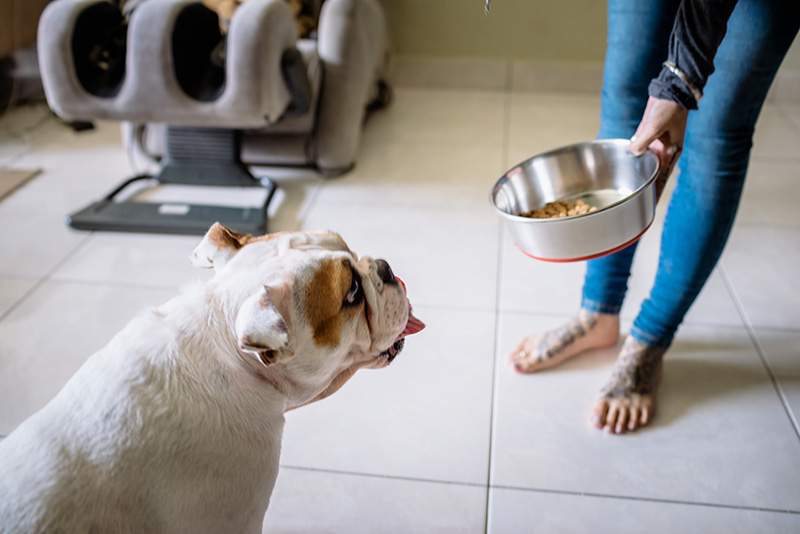
#> input picture models/sam/notebooks/images/dog.jpg, 800 x 534 px
$ python -i image_io.py   (imports and definitions only)
#> lines starting #> are read from the running program, lines starting #| are printed output that depends on the picture
"""Image loading helpers for metrics."""

from __future__ import annotations

from pathlib import Path
from typing import Union

import cv2
import numpy as np

PathLike = Union[str, Path]
ImageInput = Union[PathLike, np.ndarray]


def to_rgb01(image: np.ndarray) -> np.ndarray:
    if image.ndim == 2:
        image = cv2.cvtColor(image, cv2.COLOR_GRAY2RGB)
    elif image.ndim == 3 and image.shape[2] == 4:
        image = image[:, :, :3]
    elif image.ndim != 3 or image.shape[2] < 3:
        raise ValueError(f"Expected HxWxC image, got shape={image.shape}")

    image = image[:, :, :3]
    if image.dtype == np.uint8:
        return image.astype(np.float32) / 255.0

    image = image.astype(np.float32)
    if image.size and image.max() > 1.0:
        image = image / 255.0
    return np.clip(image, 0.0, 1.0)


def load_image(path: PathLike) -> np.ndarray:
    image = cv2.imread(str(path), cv2.IMREAD_UNCHANGED)
#> image is the input picture: shape (534, 800, 3); mean B, G, R 148.1, 148.7, 150.6
    if image is None:
        raise FileNotFoundError(f"Cannot read image: {path}")
    if image.ndim == 3:
        if image.shape[2] == 4:
            image = cv2.cvtColor(image, cv2.COLOR_BGRA2RGBA)
        else:
            image = cv2.cvtColor(image[:, :, :3], cv2.COLOR_BGR2RGB)
    return to_rgb01(image)
#> in to_rgb01, `return image.astype(np.float32) / 255.0`:
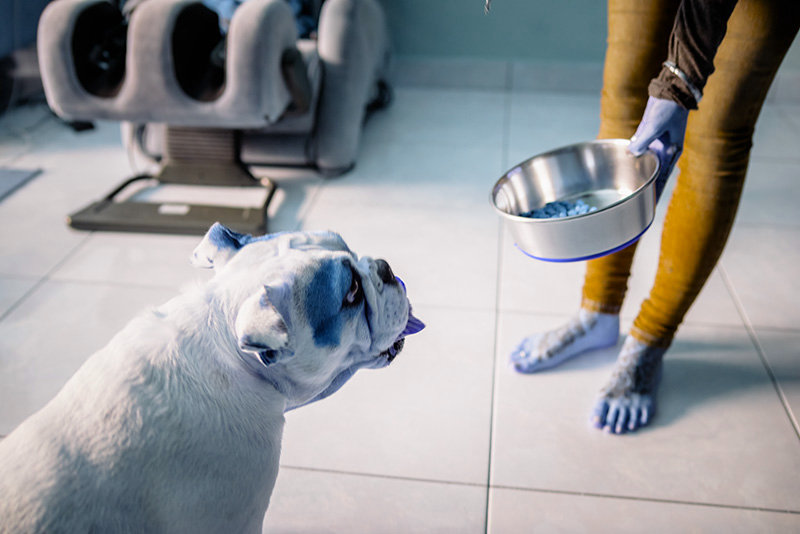
#> returned value: shape (534, 800, 3) float32; mean of channels 0, 1, 2 0.59, 0.583, 0.581; drawn as B, G, R


def load_mask(path: PathLike, threshold: float = 0.5) -> np.ndarray:
    mask = cv2.imread(str(path), cv2.IMREAD_GRAYSCALE)
    if mask is None:
        raise FileNotFoundError(f"Cannot read mask: {path}")
    mask = mask.astype(np.float32) / 255.0
    return (mask > threshold).astype(np.float32)


def resolve_image(image: ImageInput) -> np.ndarray:
    if isinstance(image, np.ndarray):
        return to_rgb01(image)
    return load_image(image)


def resolve_mask(mask: ImageInput | None) -> np.ndarray | None:
    if mask is None:
        return None
    if isinstance(mask, np.ndarray):
        if mask.ndim == 3:
            mask = mask[:, :, 0]
        mask = mask.astype(np.float32)
        if mask.size and mask.max() > 1.0:
            mask = mask / 255.0
        return (mask > 0.5).astype(np.float32)
    return load_mask(mask)

>>> result = load_image('../../models/sam/notebooks/images/dog.jpg')

$ run again, on models/sam/notebooks/images/groceries.jpg
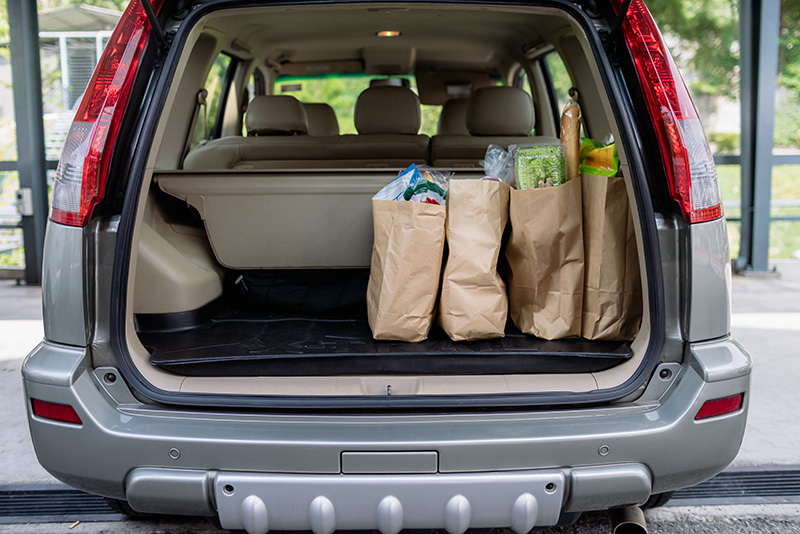
#> input picture models/sam/notebooks/images/groceries.jpg, 800 x 534 px
#> in load_image, image is the input picture: shape (534, 800, 3); mean B, G, R 102.9, 105.7, 109.5
#> in to_rgb01, `return image.astype(np.float32) / 255.0`:
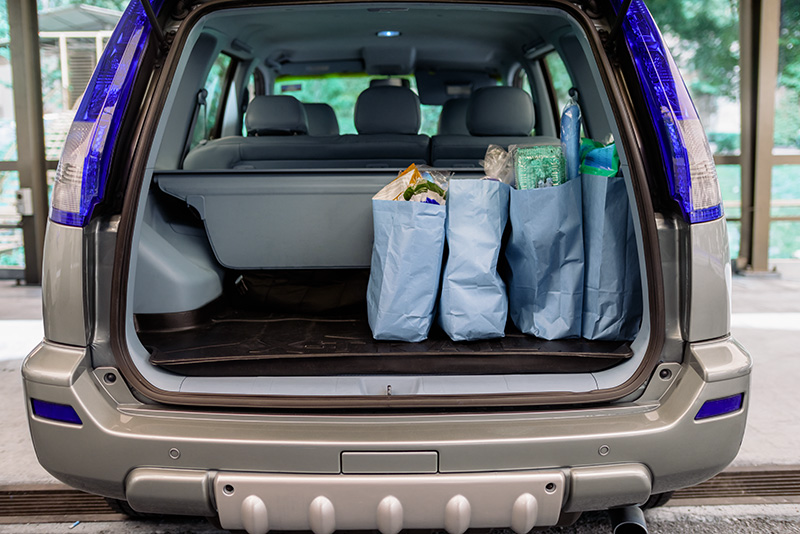
#> returned value: shape (534, 800, 3) float32; mean of channels 0, 1, 2 0.429, 0.415, 0.404; drawn as B, G, R

$ run again, on models/sam/notebooks/images/truck.jpg
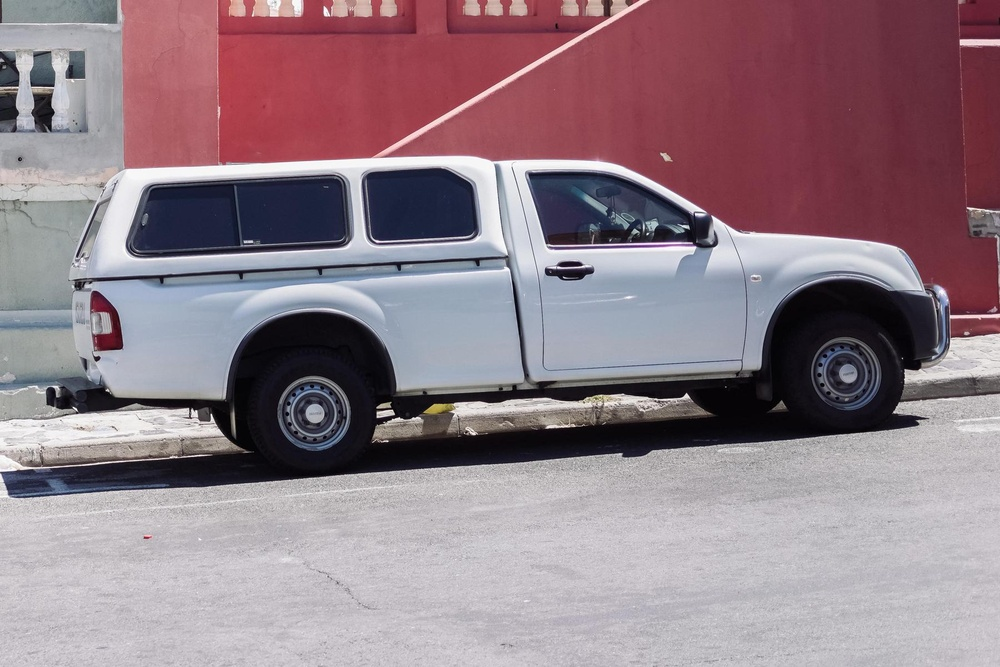
#> input picture models/sam/notebooks/images/truck.jpg, 1000 x 667 px, shrunk from 1800 x 1200 before the run
#> in load_image, image is the input picture: shape (667, 1000, 3); mean B, G, R 135.2, 126.5, 145.8
#> in to_rgb01, `return image.astype(np.float32) / 255.0`:
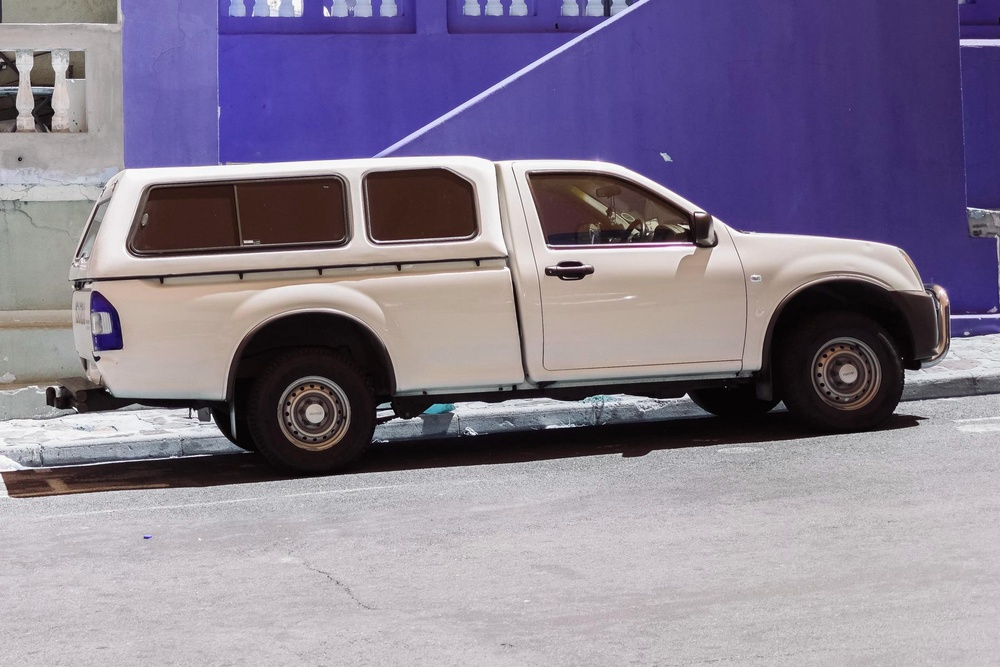
#> returned value: shape (667, 1000, 3) float32; mean of channels 0, 1, 2 0.571, 0.496, 0.53; drawn as B, G, R
